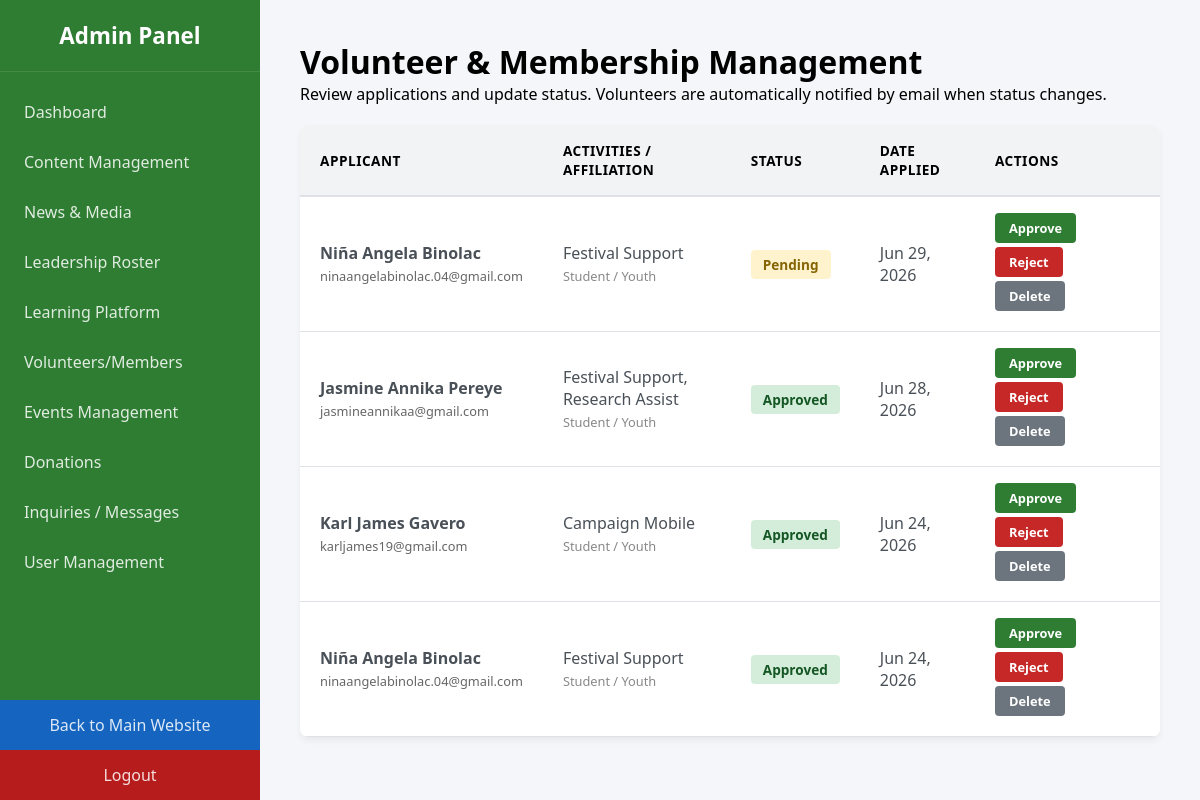
The page /admin/admin-volunteers.php (signed in) on the database its author committed.
### tables this page shows
CREATE TABLE `volunteers` (
  `id` int(11) NOT NULL,
  `fullname` varchar(255) NOT NULL,
  `email` varchar(150) NOT NULL,
  `skills` text DEFAULT NULL,
  `interests` text DEFAULT NULL,
  `availability` varchar(255) DEFAULT NULL,
  `activities` text DEFAULT NULL,
  `affiliation` varchar(255) DEFAULT NULL,
  `created_at` timestamp NOT NULL DEFAULT current_timestamp(),
  `status` varchar(50) NOT NULL DEFAULT 'Pending',
  `status_updated_at` timestamp NOT NULL DEFAULT current_timestamp() ON UPDATE current_timestamp(),
  `rejection_reason` varchar(500) DEFAULT NULL,
  `status_notified` tinyint(1) DEFAULT 0
);

### admin/admin-volunteers.php (the view, shortened to what this page needs)
<?php
require_once '../config.php';
$volunteers = [];
$result = mysqli_query($conn, "SELECT * FROM volunteers ORDER BY id DESC");
if ($result) {
    while ($row = mysqli_fetch_assoc($result)) {
        $volunteers[] = $row;
    }
}
function statusBadge($status) {
    switch ($status) {
        case 'Approved':
            return "<span style='background:#d4edda;color:#155724;padding:5px 12px;border-radius:4px;font-weight:600;font-size:0.85rem;'>Approved</span>";
        default:
            return "<span style='background:#fff3cd;color:#856404;padding:5px 12px;border-radius:4px;font-weight:600;font-size:0.85rem;'>Pending</span>";
    }
}
?>
<!DOCTYPE html>
<html lang="en">
<head>
</head>
<body>
    <?php include '../includes/admin-navbar.php'; ?>
    <div class="main-content">
        <h1>Volunteer &amp; Membership Management</h1>
        <p>Review applications and update status. Volunteers are automatically notified by email when status changes.</p>
        <div class="table-container">
            <table>
                <thead>
                    <tr>
                        <th>Applicant</th>
                        <th>Activities / Affiliation</th>
                        <th>Status</th>
                        <th>Date Applied</th>
                        <th>Actions</th>
                    </tr>
                </thead>
                <tbody>
                    <?php if (empty($volunteers)): ?>
                        <tr>
                            <td colspan="5" style="text-align: center; padding: 40px; color: #888;">No volunteer applications yet.</td>
                        </tr>
                    <?php else: ?>
                        <?php foreach ($volunteers as $v): ?>
                        <tr>
                            <td>
                                <strong><?= htmlspecialchars($v['fullname']) ?></strong><br>
                                <span style="font-size: 0.8rem; color: #666;"><?= htmlspecialchars($v['email']) ?></span>
                            </td>
                            <td>
                                <?= htmlspecialchars($v['activities'] ?? '') ?><br>
                                <span style="font-size: 0.8rem; color: #888;"><?= htmlspecialchars($v['affiliation'] ?? '') ?></span>
                            </td>
                            <td>
                                <?= statusBadge($v['status']) ?>
                            </td>
                            <td><?= htmlspecialchars(date('M d, Y', strtotime($v['created_at']))) ?></td>
                            <td>
                                <a class="btn btn-approve" href="process-volunteer-status.php?action=approve&id=<?= $v['id'] ?>"
                                   onclick="return confirm('Approve this volunteer? An email will be sent.');">Approve</a>
                                <a class="btn btn-reject" href="#"
                                   onclick="return rejectVolunteer(<?= $v['id'] ?>);">Reject</a>
                                <a class="btn btn-delete" href="process-volunteer-status.php?action=delete&id=<?= $v['id'] ?>"
                                   onclick="return confirm('Permanently delete this record? This cannot be undone.');">Delete</a>
                            </td>
                        </tr>
                        <?php endforeach; ?>
                    <?php endif; ?>
                </tbody>
            </table>
        </div>
    </div>
</body>
</html>

### admin/admin-volunteers.php (style rules this page uses)
* { box-sizing: border-box; margin: 0; padding: 0; }
body { display: flex; min-height: 100vh; font-family: 'Segoe UI', Arial, sans-serif; background-color: #f4f6f9; }
.main-content { flex: 1; padding: 40px; }
.table-container { background: white; border-radius: 8px; box-shadow: 0 4px 6px rgba(0,0,0,0.05); overflow: hidden; margin-top: 20px; }
table { width: 100%; border-collapse: collapse; }
th { background-color: #f1f3f5; padding: 16px 20px; border-bottom: 2px solid #dee2e6; text-transform: uppercase; font-size: 0.85rem; letter-spacing: 0.5px; text-align: left; }
td { padding: 16px 20px; border-bottom: 1px solid #dee2e6; color: #495057; text-align: left; vertical-align: middle; }
.btn { display: inline-block; border: none; padding: 6px 14px; border-radius: 4px; font-size: 0.8rem; font-weight: 600; cursor: pointer; text-decoration: none; margin-right: 6px; margin-bottom: 4px; }
.btn-approve { background-color: #2e7d32; color: white; }
.btn-reject { background-color: #c62828; color: white; }
.btn-delete { background-color: #6c757d; color: white; }

### rows shown on the page
volunteers: fullname "Niña Angela Binolac", email "ninaangelabinolac.04@gmail.com", activities "Festival Support", affiliation "Student / Youth", status "Pending", created_at "Jun 29, 2026"
volunteers: fullname "Jasmine Annika Pereye", email "jasmineannikaa@gmail.com", activities "Festival Support, Research Assist", affiliation "Student / Youth", status "Approved", created_at "Jun 28, 2026"
volunteers: fullname "Karl James Gavero", email "karljames19@gmail.com", activities "Campaign Mobile", affiliation "Student / Youth", status "Approved", created_at "Jun 24, 2026"
volunteers: fullname "Niña Angela Binolac", email "ninaangelabinolac.04@gmail.com", activities "Festival Support", affiliation "Student / Youth", status "Approved", created_at "Jun 24, 2026"
